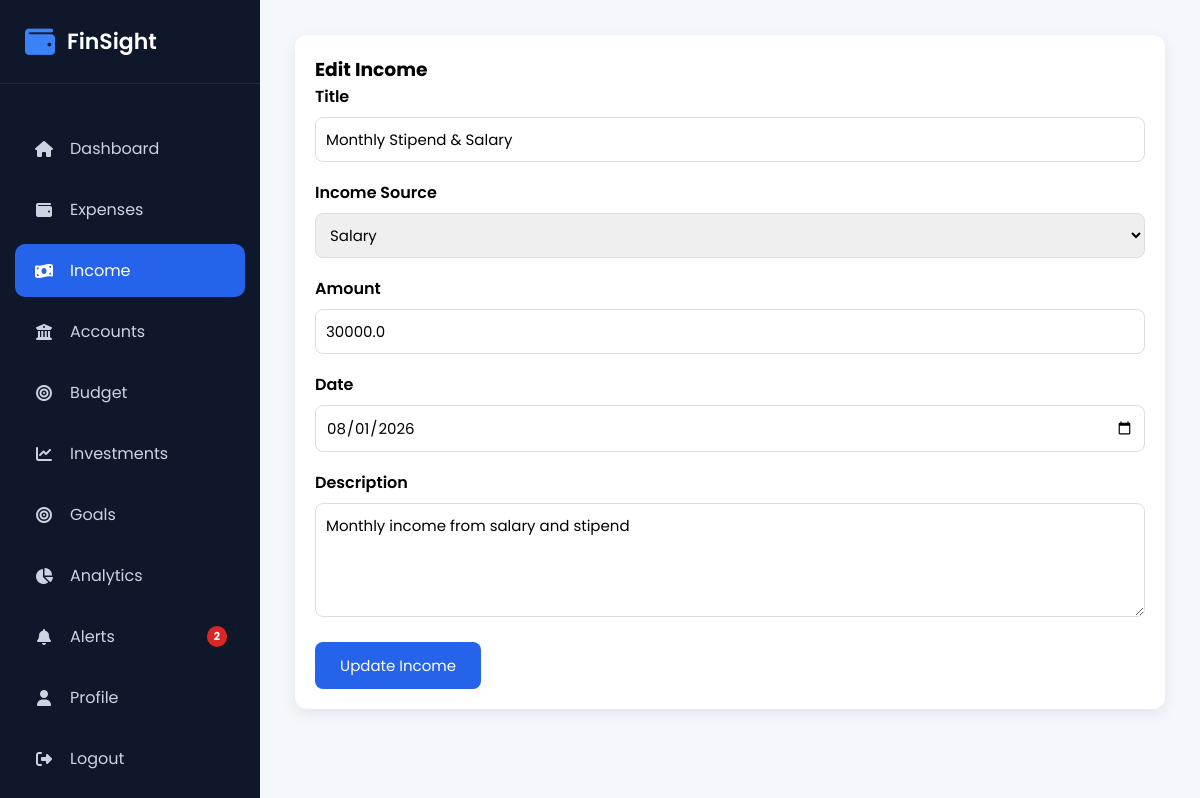
Screenshot of /income/edit/2 (signed in) with the database file from the repository.
### models/income.py (models this page shows)
class Income(db.Model):
    __tablename__ = "incomes"
    id = db.Column(db.Integer, primary_key=True)
    title = db.Column(db.String(100), nullable=False)
    source = db.Column(db.String(100), nullable=False)
    amount = db.Column(db.Float, nullable=False)
    income_date = db.Column(db.Date, nullable=False)
    description = db.Column(db.Text)
    created_at = db.Column(
        db.DateTime,
        default=datetime.utcnow
    )
    updated_at = db.Column(
        db.DateTime,
        default=datetime.utcnow,
        onupdate=datetime.utcnow
    )
    user_id = db.Column(
        db.Integer,
        db.ForeignKey("users.id"),
        nullable=False
    )

### routes/income.py (the view, shortened to what this page needs)
@income.route("/income/edit/<int:id>", methods=["GET", "POST"])
@login_required
def edit_income(id):
    income_record = Income.query.filter_by(
        id=id,
        user_id=current_user.id
    ).first_or_404()
    return render_template(
        "edit_income.html",
        income=income_record
    )

### app.py (called while the page is built)
@login_manager.user_loader
def load_user(user_id):
    return User.query.get(int(user_id))

@app.context_processor
def inject_global_vars():
    if current_user.is_authenticated:
        unread_count = FinancialAlert.query.filter_by(user_id=current_user.id, is_read=False).count()
        return dict(unread_alerts_count=unread_count)
    return dict(unread_alerts_count=0)

### templates/edit_income.html (shortened to what this page needs)
{% extends "layout.html" %}
{% block css %}
<link rel="stylesheet" href="{{ url_for('static', filename='css/income.css') }}">
{% endblock %}
{% block content %}
<div class="income-container">
    <div class="income-form">
        <h3>Edit Income</h3>
        <form method="POST">
            <div class="form-group">
                <label>Title</label>
                <input
                    type="text"
                    name="title"
                    value="{{ income.title }}"
                    required
                >
            </div>
            <div class="form-group">
                <label>Income Source</label>
                <select name="source" required>
                    <option value="Salary" {% if income.source=="Salary" %}selected{% endif %}>Salary</option>
                </select>
            </div>
            <div class="form-group">
                <label>Amount</label>
                <input
                    type="number"
                    step="0.01"
                    name="amount"
                    value="{{ income.amount }}"
                    required
                >
            </div>
            <div class="form-group">
                <label>Date</label>
                <input
                    type="date"
                    name="income_date"
                    value="{{ income.income_date.strftime('%Y-%m-%d') }}"
                    required
                >
            </div>
            <div class="form-group">
                <label>Description</label>
                <textarea
                    name="description"
                    rows="4"
                >{{ income.description }}</textarea>
            </div>
            <button class="btn-save" type="submit">
                Update Income
            </button>
        </form>
    </div>
</div>
{% endblock %}

### static/css/layout.css (style rules this page uses)
* { margin:0; padding:0; box-sizing:border-box; font-family:'Poppins',sans-serif; }
body { background:#f4f7fc; }

### static/css/income.css (style rules this page uses)
.income-container { display:flex; gap:30px; align-items:flex-start; flex-wrap:wrap; }
.income-form, .income-table { background:#fff; border-radius:12px; padding:20px; box-shadow:0 5px 15px rgba(0,0,0,.08); }
.income-form { flex:1; min-width:320px; }
.form-group { margin-bottom:18px; }
.form-group label { display:block; font-weight:600; margin-bottom:8px; }
.form-group input, .form-group select, .form-group textarea { width:100%; padding:10px; border:1px solid #ddd; border-radius:8px; font-size:15px; }
.btn-save { background:#2563eb; color:#fff; border:none; padding:12px 25px; border-radius:8px; cursor:pointer; font-size:15px; }

### rows the page displays
Income: title "Monthly Stipend & Salary", source "Salary", amount "30000.0", income_date "08/01/2026", description "Monthly income from salary and stipend"

### other values shown
{{ unread_alerts_count }} "2"
